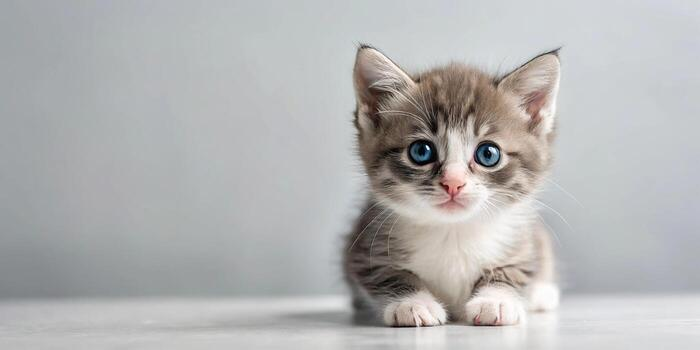
#> input picture photos/cat iamge.jpg, 700 x 350 px, found by its file name
$ python '02.Croping&slicing.py'
#> lines starting #> are read from the running program, lines starting #| are printed output that depends on the picture
#Here we will discuss how to crop and slice an image in open-cv
#Crope image method use for croping some area from the picture in open cv

#Syntax for this method "cropped_image = image[start_y:end_y, start_x:end_x]"
# image[rows, columns]
# image[y, x]

import cv2 as cv  #importing cv

image =cv.imread("photos\cat iamge.jpg") #image read
#> image is the input picture: shape (350, 700, 3); mean B, G, R 179.9, 179.9, 180

if image is not None:
    croped=image[100:500,100:500] #crope method syntax
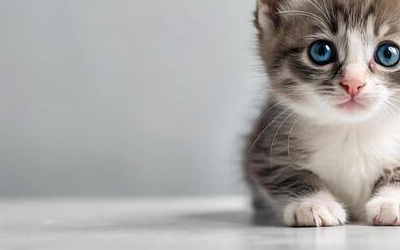
#> croped: shape (250, 400, 3); mean B, G, R 165.5, 167.1, 169.1
    cv.imshow("ORignal",image) #will show orignal image
    cv.imshow("Cropped",croped) #will show cropped image
    cv.waitKey(0) #if any key is pressed window will closed
    cv.destroyAllWindows() #Closed all windows

else:
    print("Image is not loaded")

$ run again, with photos/Cat image 3.jpg copied over photos/cat iamge.jpg
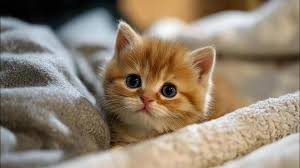
#> input picture photos/Cat image 3.jpg, 300 x 168 px, found by its file name
#> image is the input picture: shape (168, 300, 3); mean B, G, R 111.9, 129.9, 144.3
#> `croped=image[100:500,100:500]`:
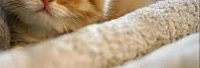
#> croped: shape (68, 200, 3); mean B, G, R 129.7, 154.7, 175
